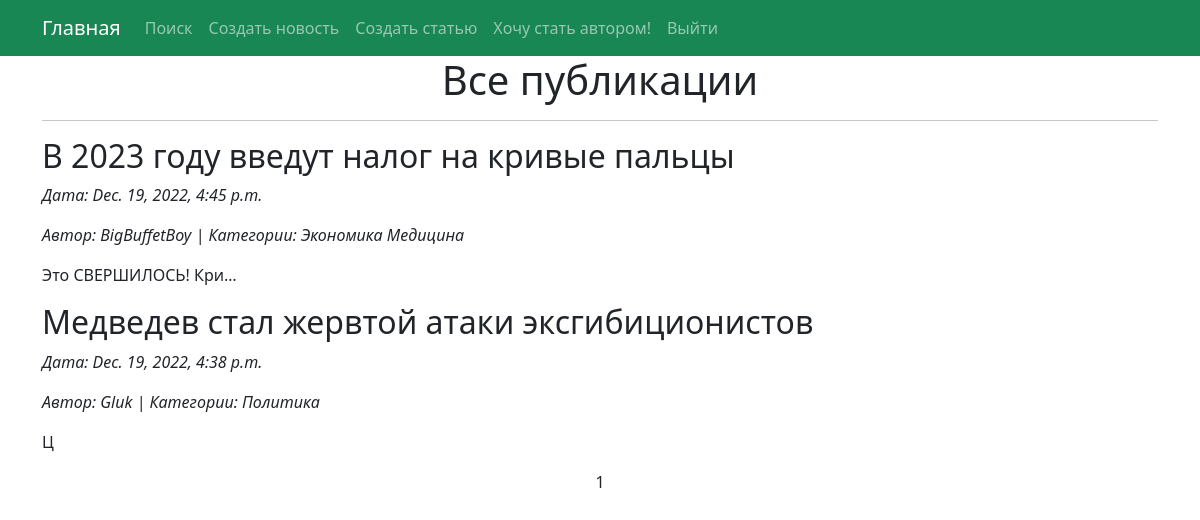
The app's page /posts/, older data.
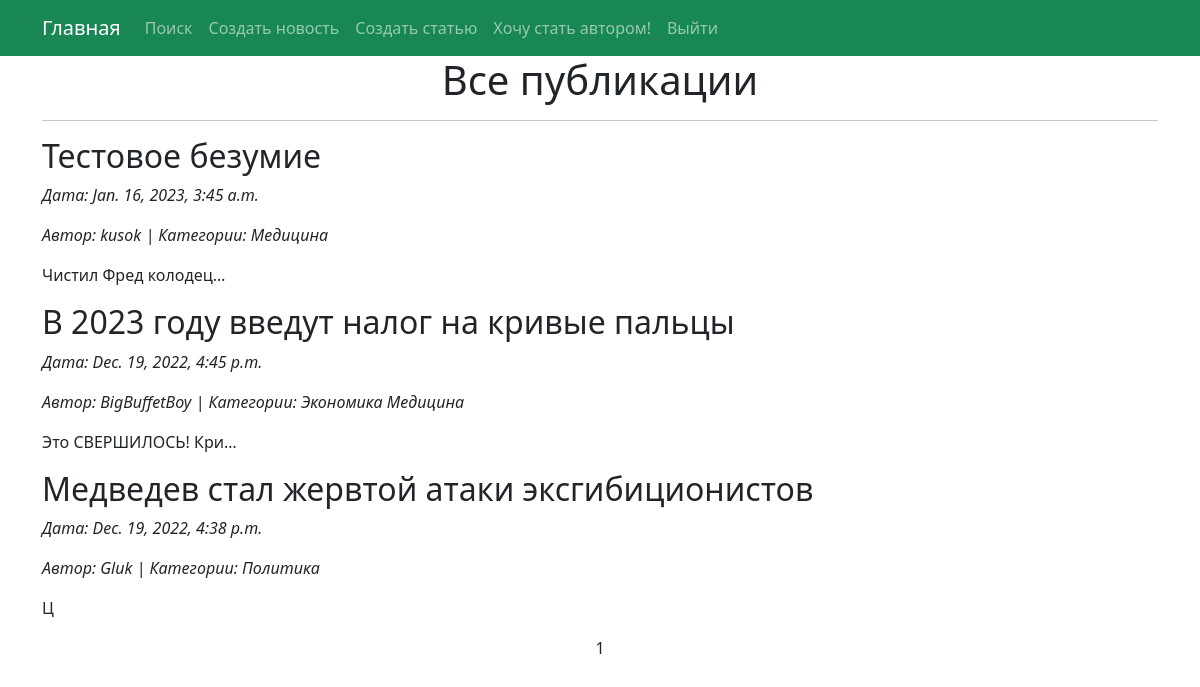
The same page, newer data.
### NewsPortal/models.py (models this page shows, shortened)
class Post(models.Model):
    author = models.ForeignKey(Author, on_delete = models.CASCADE, unique=False)
    news_or_article = models.CharField(max_length = 50, choices = TYPE, default = article)
    post_time = models.DateTimeField(auto_now_add = True)
    categories = models.ManyToManyField(Category, through = 'PostCategory')
    headline = models.CharField(max_length = 255)
    text = models.TextField()
    rating = models.IntegerField(default = 0)

class Author(models.Model):
    author_name = models.ForeignKey(User, on_delete = models.CASCADE, unique=False)
    rating = models.IntegerField(default = 0)

class Category(models.Model):
    name = models.CharField(max_length = 255)
    subscribers = models.ManyToManyField(User)
    def __str__(self):
        return self.name

### NewsPortal/views.py (the view)
# urls.py: path('', cache_page(60*5)(AllNews.as_view())),
class AllNews(ListView):
    model = Post
    ordering = ['-post_time']
    template_name = 'Content.html'
    context_object_name = 'posts'
    paginate_by = 10

### Templates/Content.html (shortened to what this page needs)
{% extends 'flatpages/default.html' %}
{% load custom_filters %}
{% load custom_tags %}
{% load cache %}
{% block content %}
        <h1>Все публикации</h1>
            <hr>
            {% for post in posts %}
                <h2 align="left">
                    {{ post.headline }}
                </h2>
                <p align="left"><i> Дата: </i><i> {{ post.post_time }} </i></p>
                <p align="left"><i> Автор: </i><i> {{ post.author.author_name }} </i>
                    <i> | Категории: </i> {% for category in post.categories.all %}
                        <i> {{ category }} </i>
                    {% endfor %}
                </p>
                <p align="left"> {{ post.text|truncatechars:20 }} </p>
            {% endfor %}
       {{ page_obj.number }}
{% endblock content %}

### Templates/flatpages/default.html (shortened to what this page needs)
<!DOCTYPE html>
{% load static %}
<html lang="en">
    <head>
        <link href="{% static 'css/styles.css' %}" rel="stylesheet" />
    </head>
    <body>
        <nav class="navbar navbar-expand-lg navbar-dark bg-success static-top">
            <div class="container">
                <a class="navbar-brand" href="/posts/">Главная</a>
                <div class="collapse navbar-collapse" id="navbarResponsive">
                     <ul class="navbar-nav ml-auto">
                        <li class="nav-item active">
                            <a class="nav-link" href="/posts/search">Поиск</a>
                        </li>
                            <li class="nav-item">
                                <a class="nav-link" href="/posts/news/">Создать новость</a>
                            </li>
                            <li class="nav-item">
                                <a class="nav-link" href="/posts/articles/">Создать статью</a>
                            </li>
                        <li class="nav-item">
                            <a class="nav-link" href="http://127.0.0.1:8000/sign/upgrade/"> Хочу стать автором!</a>
                        </li>
                        <li class="nav-item">
                            <a class="nav-link" href="http://127.0.0.1:8000/sign/logout/"> Выйти</a>
                        </li>
                    </ul>
                </div>
            </div>
        </nav>
        <div class="container">
            <div class="row">
                <div class="col-lg-12 text-center">
                    {% block content %}{% endblock content %}
                </div>
            </div>
        </div>
    </body>
</html>

Row changes from the older to the newer data that the page shows:
added Post: headline "Тестовое безумие", post_time "Jan. 16, 2023, 3:45 a.m.", author.author_name "kusok", text "Чистил Фред колодец…", Category (name "Медицина")
